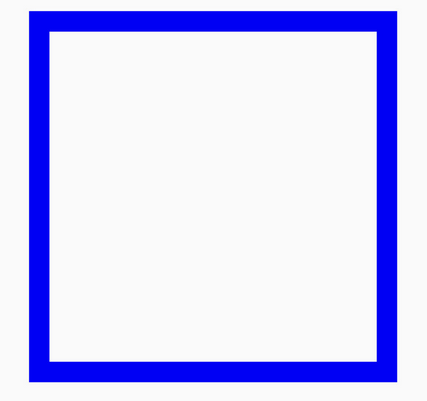
#> input picture image2/blusquare.png, 427 x 401 px
$ python 'import cv2 as cv.py'
#> lines starting #> are read from the running program, lines starting #| are printed output that depends on the picture; after the words box and inside, x2 and y2 are one past the last pixel; in counts of white or black regions, pixels touching at a corner belong together
#> further down, img is the input picture: shape (401, 427, 3); mean B, G, R 248.9, 208.3, 208.3
import cv2 as cv
import numpy as np
import matplotlib.pyplot as plt

class VisionDetector:
    def __init__(self):
        pass
    def detect_shapes(self,img):
        shapes=set()
        gray=cv.cvtColor(img,cv.COLOR_BGR2GRAY)
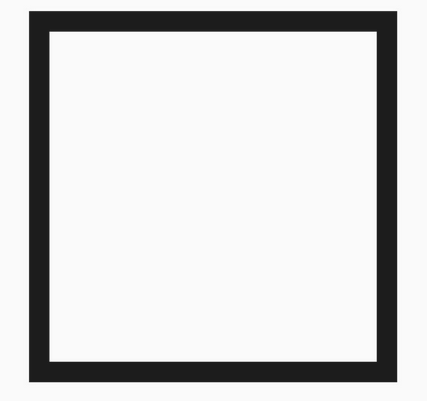
#> gray: shape (401, 427); min 27, max 255, mean 213


        canny=cv.Canny(gray,125,175)
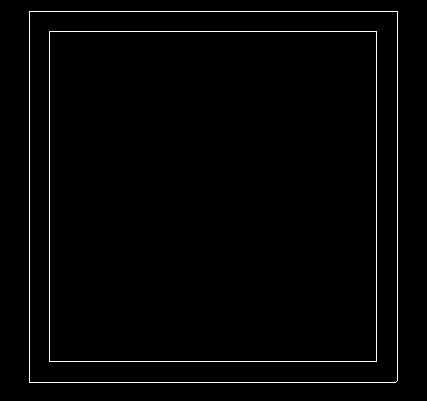
#> canny: shape (401, 427); 1.6% white in thin lines or dots, all inside (x1, y1, x2, y2) = (29, 11, 398, 383)
        cv.imshow('canny',canny)
        contours,hiearchies=cv.findContours(canny,cv.RETR_LIST,cv.CHAIN_APPROX_SIMPLE)
#> contours = 4 contours; box (x1, y1, x2, y2) and area: (29, 11, 398, 383) 136526, (29, 11, 398, 383) 136524, (49, 31, 377, 362) 107910, (49, 31, 377, 362) 107908; hiearchies = [[1, -1, -1, -1], [2, 0, -1, -1], [3, 1, -1, -1], [-1, 2, -1, -1]]
        for contour in contours:
            approx=cv.approxPolyDP(contour,0.02*cv.arcLength(contour,True),True)
            cv.drawContours(img, approx, -1, (0,255,0), 3)
            cv.imshow("kys", img)
            if len(approx) == 3:
                shapes.add(("Triangle"))
            elif len(approx) == 4:
                shapes.add(("Square"))
            elif len(approx) > 5:
                shapes.add(("Circle"))

            area=cv.contourArea(contour)

            # if a
            # pass
            return shapes
#> this loop made 1 pass
#> (approx, area) on pass 1: ([[50, 31], [376, 32], [375, 361], [49, 360]], 107908)
#> after the loop, shapes = 1 item

detector=VisionDetector()
img=cv.imread('./blusquare.png')
shapes=detector.detect_shapes(img)
#> shapes = 1 item
print ('Shapes detected are:' , shapes)
#| Shapes detected are: {'Square'}
cv.waitKey(0)

$ run again, with image2/test_square.png copied over image2/blusquare.png
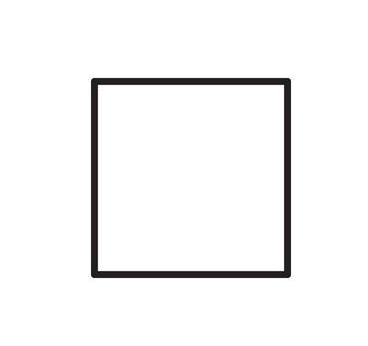
#> input picture image2/test_square.png, 368 x 346 px
#> img is the input picture: shape (346, 368, 3); mean B, G, R 245.6, 245.5, 245.7
#> in detect_shapes, `canny=cv.Canny(gray,125,175)`:
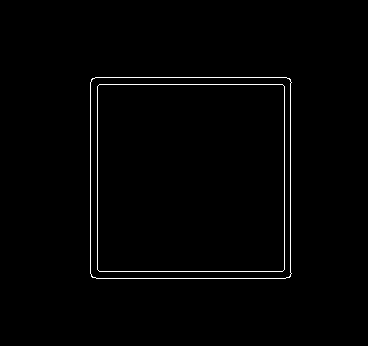
#> canny: shape (346, 368); 1.2% white in thin lines or dots, all inside (x1, y1, x2, y2) = (90, 77, 292, 279)
#> contours = 4 contours; box (x1, y1, x2, y2) and area: (90, 77, 292, 279) 40175, (90, 77, 292, 279) 40169, (97, 84, 285, 272) 34961, (97, 84, 285, 272) 34961; hiearchies = [[1, -1, -1, -1], [2, 0, -1, -1], [3, 1, -1, -1], [-1, 2, -1, -1]]
#> the loop in detect_shapes, `for contour in contours:` made 1 pass
#> (approx, area) on pass 1: ([[99, 84], [284, 86], [282, 271], [97, 269]], 34961)
#> after the loop in detect_shapes, `for contour in contours:`: shapes = 1 item
#| Shapes detected are: {'Square'}
